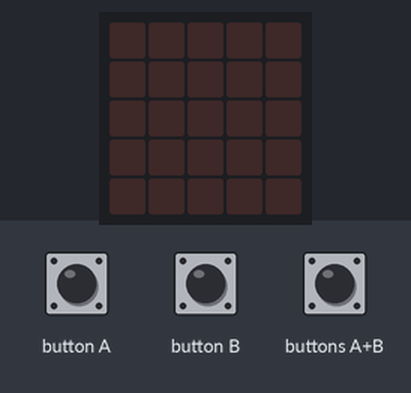
This program was run on a simulated Calliope mini (MakeCode). On the bench: the board's 5×5 LED display. Inputs (shaded band) come from the test bench. Random numbers come from a fixed seed; the short countdown, score and lost-life animations are approximate.

Above: at 1.2 s.
1.3 s: buttons A+B pressed for 0.15 s
At 2.5 s:
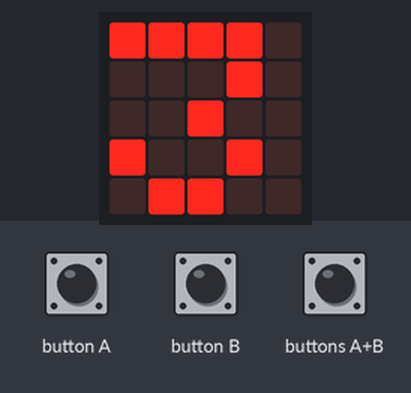
2.9 s: button A pressed for 0.15 s
At 5.7 s:
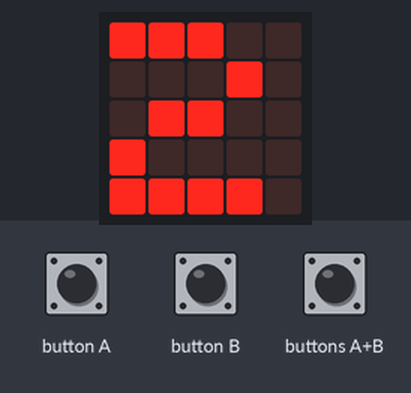
6.0 s: button B pressed for 0.15 s
At 9.2 s:
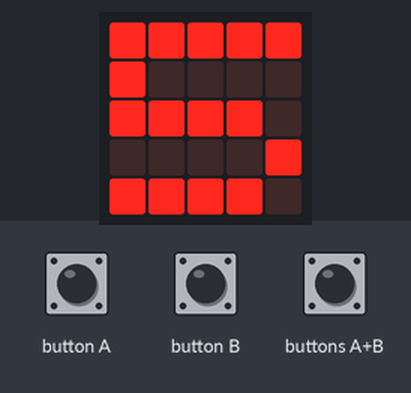
Timing chart, 0 to 10.7 s (numbered marks = the images above; inputs shaded):
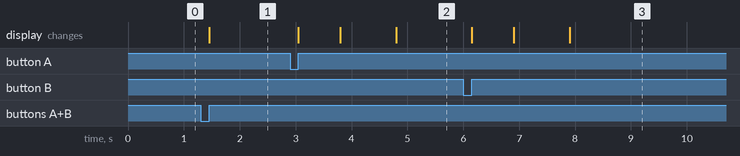

Measured:
- after the input at 1.3 s, the display: changes after 0.15 s (image 1)
- after the input at 2.9 s, the display: changes after 0.15 s (image 2)
- after the input at 6.0 s, the display: changes after 0.15 s (image 3)

The program:

main.ts
```typescript
let spielAktiv = false
let neueZahl = 0
let aktuelleZahl = 0
input.onButtonPressed(Button.A, function () {
    if (spielAktiv) {
        neueZahl = randint(1, 9)
        basic.showNumber(neueZahl)
        if (neueZahl < aktuelleZahl) {
            game.addScore(1)
            aktuelleZahl = neueZahl
            basic.pause(1000)
            basic.showNumber(aktuelleZahl)
        } else {
            game.gameOver()
            spielAktiv = false
        }
    }
})
input.onButtonPressed(Button.AB, function () {
    // Spiel zurücksetzen
    spielAktiv = true
    aktuelleZahl = randint(1, 9)
    game.setScore(0)
    basic.showNumber(aktuelleZahl)
})
input.onButtonPressed(Button.B, function () {
    if (spielAktiv) {
        neueZahl = randint(1, 9)
        basic.showNumber(neueZahl)
        if (neueZahl > aktuelleZahl) {
            game.addScore(1)
            aktuelleZahl = neueZahl
            basic.pause(1000)
            basic.showNumber(aktuelleZahl)
        } else {
            game.gameOver()
            spielAktiv = false
        }
    }
})
```

test.ts
```typescript
// Hier kann man Tests durchführen; diese Datei wird nicht kompiliert, wenn dieses Paket als Erweiterung verwendet wird.
```
